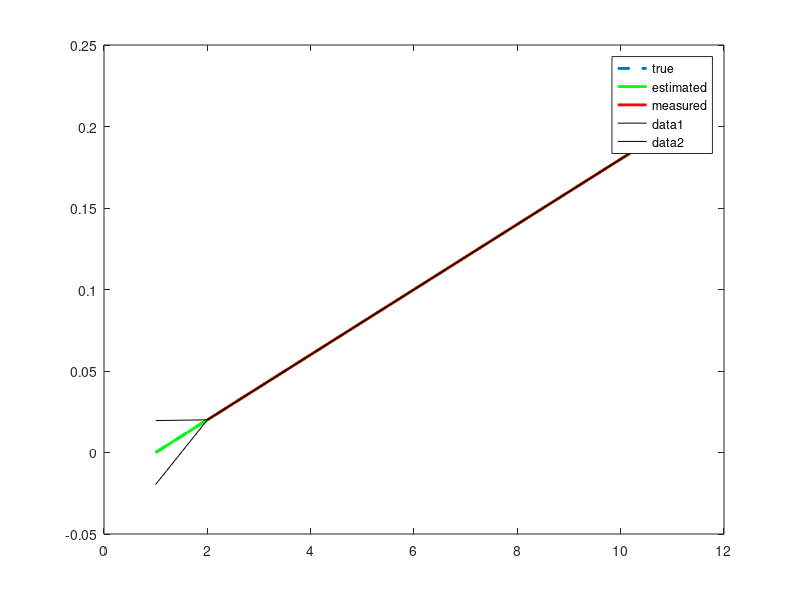

Write MATLAB code to recreate this figure.
function f = int_kf_P1
%Farshid Alambeigi
%
clc
clear all
close all


%Timing Parameters
dt = 1;   % time-step
N = 10;   % total time-steps
T = N*dt;  % final time

%Noise Terms
S.n = (1.5*10^-5)^2; %measurement noise variance
S.u = (3*10^-9)^2;   %process noise of u variance
S.v = (3*10^-6)^2;  %process noise of v variance

%F matrix
S.F = [1 -dt;
       0 1];

%G matrix
S.G = [dt; 
       0];

%Q  matrix
S.Q = [S.v*dt+dt^3/3*S.u, -dt^2/2*S.u;
           -dt^2/2*S.u, dt*S.u];
       
%Noise models for true dynamics
S.Qn=diag([-sqrt(S.v) sqrt(S.u)]);

%R matrix
S.R = S.n;

%H matrix: theta measurment
S.H = [1, 0];

%Initial estimate of mean and covariance
x = [0; 1.7e-7]; 
P = diag([1e-4, 1e-12]); 

xts = zeros(2, N+1); % true states
xs = zeros(2, N+1);  % estimated states
Ps = zeros(2, 2, N+1); % estimated covariances

zs = zeros(1, N);  % estimated state

xts(:,1) = x;
xs(:,1) = x;
Ps(:,:,1) = P;

for k=1:N
  u = 0.02+sqrt(S.v)*randn(1)+xts(2,k); %Pick some known control
  xts(:,k+1) = S.F*xts(:,k) + S.G*u +S.Qn*randn(2,1);  %True state
  z = xts(1,k+1) + sqrt(S.n)*randn;   %Generate random measurement 
  
  [x,P] = kf_predict(x,P,u,S);  %Prediction
  [x,P] = kf_correct(x,P,z,S);  %Correction
  
  % record result
  xs(:,k+1) = x;
  Ps(:,:,k+1) = P;
  zs(:,k) = z;
end

plot(xts(1,:), '--', 'LineWidth',2)
hold on
plot(xs(1,:), 'g', 'LineWidth',2)
plot(2:N+1,zs(1,:), 'r', 'LineWidth',2)

legend('true', 'estimated','measured')

% 96% confidence intervals of the estimated position
plot(xs(1,:) + 1.96*reshape(sqrt(Ps(1,1,:)),N+1,1)', '-k')
plot(xs(1,:) - 1.96*reshape(sqrt(Ps(1,1,:)),N+1,1)', '-k')


function [x,P] = kf_predict(x, P, u, S)

x = S.F*x + S.G*u;
P = S.F*P*S.F' + S.Q;

function [x,P] = kf_correct(x, P, z, S)

K = P*S.H'*inv(S.H*P*S.H' + S.R);
P = (eye(length(x)) - K*S.H)*P;
x = x + K*(z - S.H*x);
